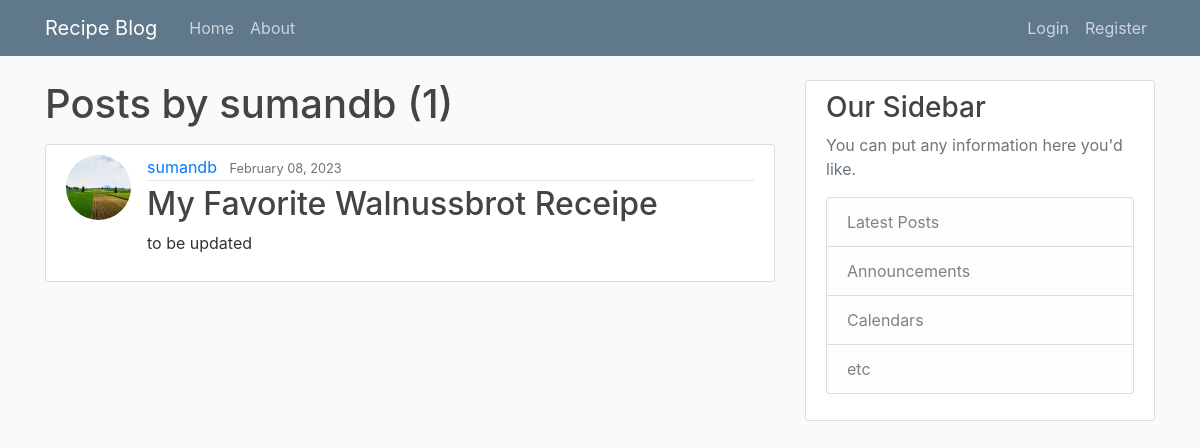
The page /user/sumandb/ on the database as committed earlier.
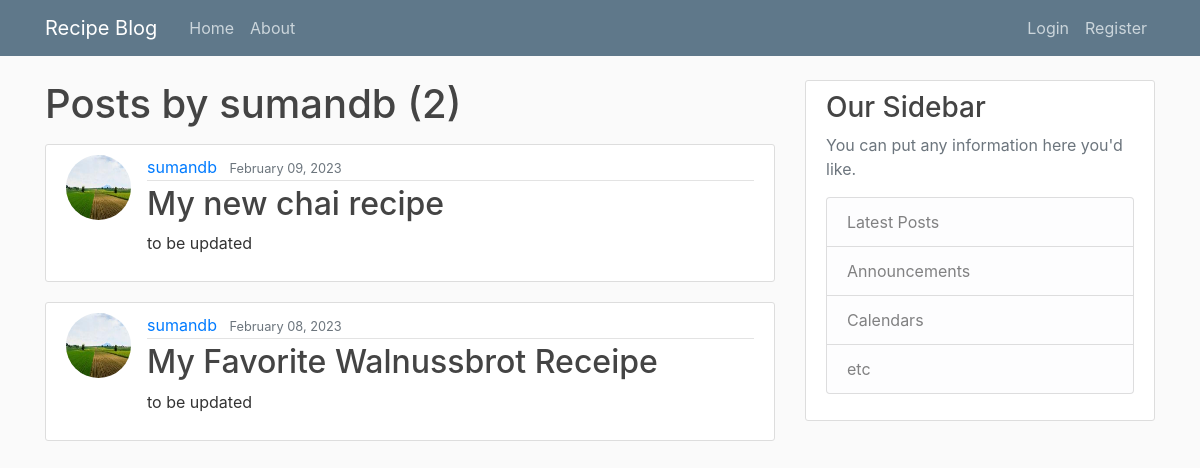
The same page on the database as committed later.
### blog/models.py (models this page shows, shortened)
class Post(models.Model):
    title = models.CharField(max_length=200)
    created_on = models.DateTimeField(default=timezone.now)
    content = models.TextField()
    author = models.ForeignKey(User, on_delete=models.CASCADE)

### users/models.py (models this page shows, shortened)
class Profile(models.Model):
    user = models.OneToOneField(User, on_delete=models.CASCADE)
    image = models.ImageField(default='default.jpg', upload_to='profile_pics')

### blog/views.py (the view)
# urls.py: path('user/<str:username>/', UserPostListView.as_view(), name='user-posts'),
class UserPostListView(ListView):
    model = Post
    template_name = 'blog/user_posts.html'
    context_object_name = 'posts'
    paginate_by = 4
    def get_queryset(self):
        user = get_object_or_404(User, username=self.kwargs.get('username'))
        return Post.objects.filter(author=user).order_by('-created_on')

### blog/templates/blog/user_posts.html (shortened to what this page needs)
{% extends "blog/base.html" %}
{% block content %}
    <h1 class = "mb-3" >Posts by {{ view.kwargs.username }} ({{page_obj.paginator.count }}) </h1>
    {% for post in posts %}
        <article class="media content-section">
          <img class = "rounded-circle article-img" src = "{{post.author.profile.image.url}}">
          <div class="media-body">
            <div class="article-metadata">
              <a class="mr-2" href="{% url 'user-posts' post.author.username %}">{{ post.author }}</a>
              <small class="text-muted">{{ post.created_on|date:"F d, Y" }}</small>
            </div>
            <h2><a class="article-title" href="{% url 'post-detail' post.id %}">{{ post.title }}</a></h2>
            <p class="article-content">{{ post.content }}</p>
          </div>
        </article>
    {% endfor %}
{% endblock content%}

Rows that differ between the two databases and show on the page:
added Post: author.profile.image (picture), author "sumandb", created_on "February 09, 2023", title "My new chai recipe", content "to be updated"
Other text that changed with them:
{{ page_obj.paginator.count }}: "1" → "2"
